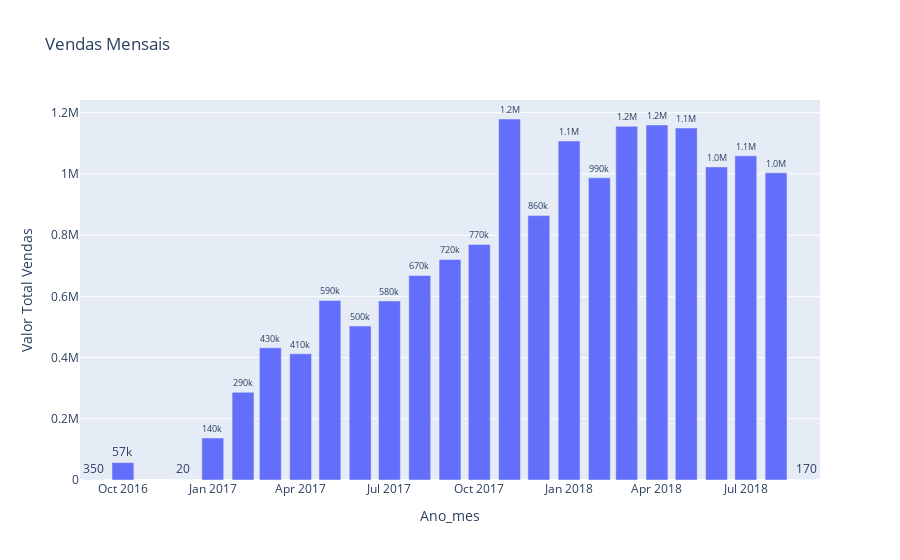

The notebook cell saved with this chart:
### Markdown cell above
-----------------
Esta consulta retorna o **histórico mensal de faturamento total**, calculado pela soma do preço dos itens e do valor do frete registrados na tabela de vendas (`fact_sales`), agrupados e formatados por ano e mês (ex: '2018-01') através da relação com a dimensão de tempo (`dim_date`), com os resultados exibidos em ordem cronológica para facilitar a análise da evolução das vendas ao longo do tempo.

### Code cell
consulta = """
select to_char(dd.full_date, 'yyyy-mm') as ano_mes
     , sum(fs.price + fs.freight_value) as total_vendas
  from fact_sales fs
  join dim_date   dd on fs.date_sk = dd.date_sk
 group by to_char(dd.full_date, 'yyyy-mm')
 order by ano_mes;
"""
df = pd.read_sql(sql=text(consulta), con=cn.get_engine())
print(df.head())

gg.gerar_grafico_sql( codigo_sql         = consulta
                    , coluna_x           = 'ano_mes'
                    , coluna_y           = 'total_vendas'
                    , rotulo_valor       = 'Valor Total Vendas'
                    , titulo_grafico     = 'Vendas Mensais'
                    , tipo_grafico       = 'Barras'
                    , nome_arquivo_saida = '../visualizations/grafico_vendas_mensais.png'
                    , conexao            =  cn.get_engine()
                     )

### Figure 1 — Plotly figure (JSON) as saved in the notebook; plotly's stock layout.template omitted (floating-point values rounded to 4 significant figures)
{"data": [{"hovertemplate": "Ano_mes=%{x}<br>Valor Total Vendas=%{text}<extra></extra>", "legendgroup": "", "marker": {"color": "#636efa", "pattern": {"shape": ""}}, "name": "", "orientation": "v", "showlegend": false, "text": [354.8, 56810.0, 19.62, 137200.0, 286300.0, 432000.0, 412400.0, 586200.0, 503000.0, 585000.0, 668200.0, 720400.0, 769300.0, 1179000.0, 863500.0, 1107000.0, 986900.0, 1155000.0, 1160000.0, 1150000.0, 1023000.0, 1059000.0, 1003000.0, 166.5], "textposition": "outside", "texttemplate": "%{text:.2s}", "type": "bar", "x": ["2016-09", "2016-10", "2016-12", "2017-01", "2017-02", "2017-03", "2017-04", "2017-05", "2017-06", "2017-07", "2017-08", "2017-09", "2017-10", "2017-11", "2017-12", "2018-01", "2018-02", "2018-03", "2018-04", "2018-05", "2018-06", "2018-07", "2018-08", "2018-09"], "xaxis": "x", "y": [354.8, 56810.0, 19.62, 137200.0, 286300.0, 432000.0, 412400.0, 586200.0, 503000.0, 585000.0, 668200.0, 720400.0, 769300.0, 1179000.0, 863500.0, 1107000.0, 986900.0, 1155000.0, 1160000.0, 1150000.0, 1023000.0, 1059000.0, 1003000.0, 166.5], "yaxis": "y"}], "layout": {"autosize": true, "barmode": "relative", "legend": {"tracegroupgap": 0}, "title": {"text": "Vendas Mensais"}, "xaxis": {"anchor": "y", "autorange": true, "domain": [0, 1], "range": ["2016-08-18", "2018-09-15"], "title": {"text": "Ano_mes"}, "type": "date"}, "yaxis": {"anchor": "x", "autorange": true, "domain": [0, 1], "range": [0, 1241000.0], "title": {"text": "Valor Total Vendas"}, "type": "linear"}}}
